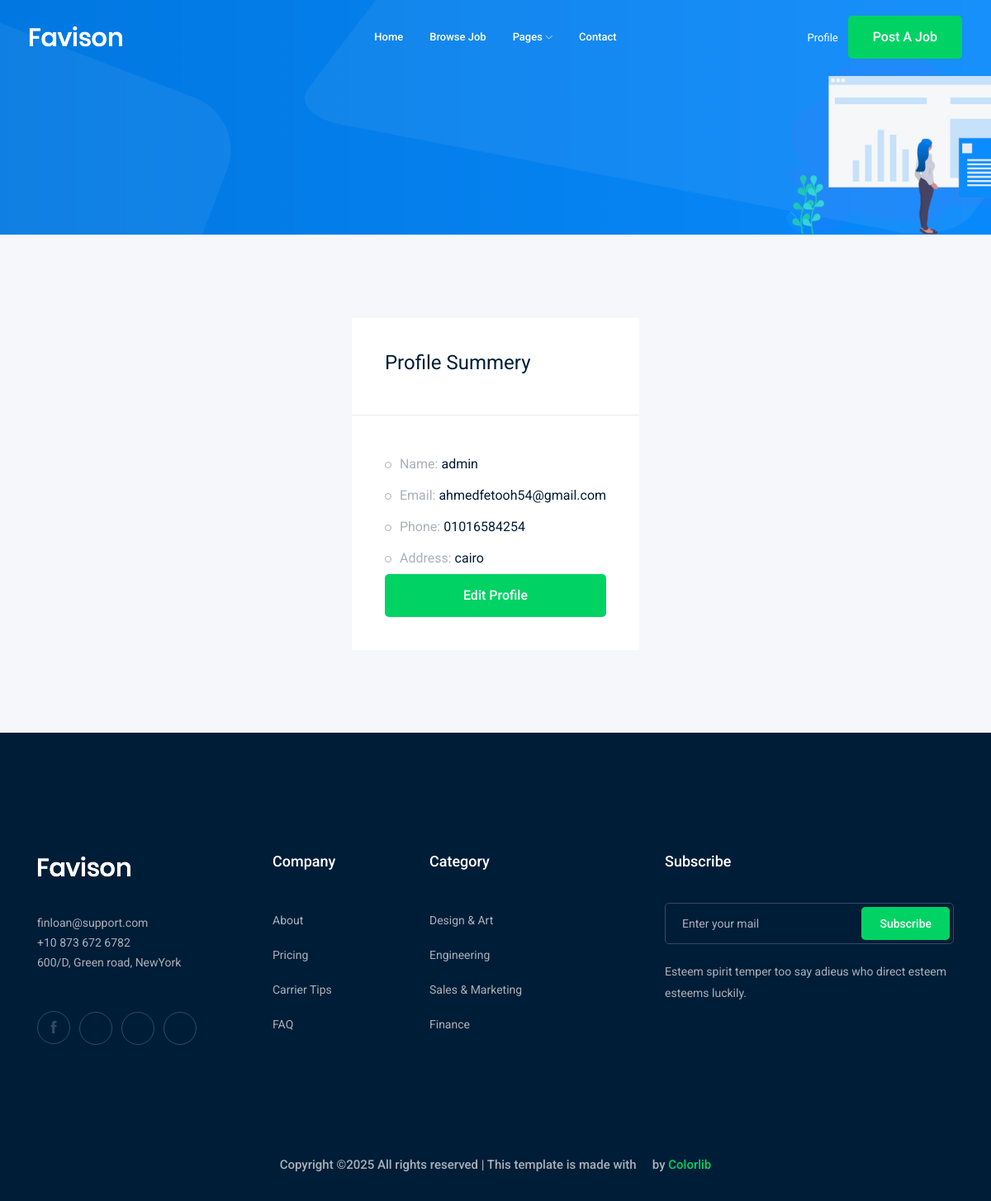
The app's page /accounts/profile (signed in) with its own data.
### accounts/models.py (models this page shows)
class Profile(models.Model):
    user = models.OneToOneField(User,on_delete=models.CASCADE)
    city = models.ForeignKey(City,related_name='user_city',on_delete=models.CASCADE,null=True,blank=True)
    phone_number = models.CharField(max_length=15)
    image = models.ImageField(upload_to='profile/')
    def  __str__(self):
        return str(self.user)

class City(models.Model):
    name = models.CharField(max_length=30)
    def __str__(self):
        return self.name

### accounts/views.py (the view)
# urls.py: path('profile',views.profile,name='profile'),
def profile(request):
    profile = Profile.objects.get(user=request.user)
    return render(request,'accounts/profile.html',{'profile':profile})

### accounts/templates/accounts/profile.html (shortened to what this page needs)
{% extends 'base.html' %}
{% load bootstrap5 %}
{% block body %}
    <div class="bradcam_area bradcam_bg_1">
        <div class="container">
            <div class="row">
                <div class="col-xl-12">
                </div>
            </div>
        </div>
    </div>
    <div class="job_details_area">
        <div class="container">
            <div class="row">
                <div class="col-lg- mx-auto">
                    <div class="job_sumary">
                        <div class="summery_header">
                            <h3>Profile Summery</h3>
                        </div>
                        <div class="job_content">
                            <ul>
                                <li>Name: <span>{{profile}}</span></li>
                                <li>Email: <span>{{profile.user.email}}</span></li>
                                <li>Phone: <span>{{profile.phone_number}}</span></li>
                                <li>Address: <span>{{profile.city}}</span></li>
                            </ul>
                            <div>
                                <a href="{% url 'accounts:profile_edit' %}" class="boxed-btn3 w-100">Edit Profile</a>
                            </div>
                        </div>
                    </div>
                </div>
            </div>
        </div>
    </div>
{% endblock body %}

### records on screen
Profile: user.username "admin", user.email "ahmedfetooh54@gmail.com", phone_number "01016584254", city "cairo"
